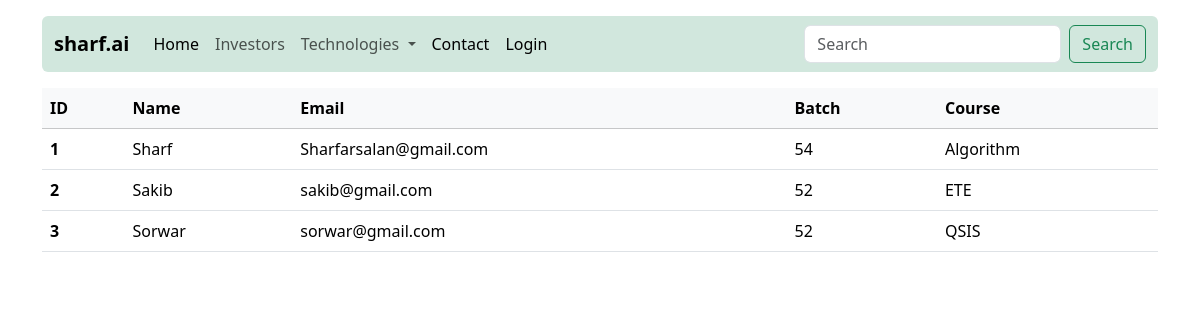
Screenshot of /investor/ with the database file from the repository.
### courses/models.py (models this page shows, shortened)
class Student(models.Model):
    student_id = models.IntegerField()
    student_name = models.CharField(max_length=25)
    student_email = models.EmailField(max_length=29)
    batch = models.IntegerField()
    course = models.CharField(max_length=43)

### courses/views.py (the view)
# urls.py: path('investor/', views.investor, name='investor'),
def investor(request):
    sdetails = Student.objects.all()
    return render(request, 'courses/investor.html', {'std': sdetails})

### templates/courses/investor.html (shortened to what this page needs)
{% extends 'common_code/base.html' %}
{% load static %}
{% block content %}
<div class="container mt-3">
  <div class="row">
    <div class="col-12">
      {% if std %}
      <table class="table table-hover">
        <thead class="table-light">
          <tr>
            <th scope="col">ID</th>
            <th scope="col">Name</th>
            <th scope="col">Email</th>
            <th scope="col">Batch</th>
            <th scope="col">Course</th>
          </tr>
        </thead>
        <tbody>
          {% for s in std %}
          <tr>
            <th scope="row">{{s.student_id}}</th>
            <td>{{s.student_name}}</td>
            <td>{{s.student_email}}</td>
            <td>{{s.batch}}</td>
            <td>{{s.course}}</td>
          </tr>
          {% endfor %}
        </tbody>
      </table>
      {% else %}
      <h2>No data available.</h2>
      {% endif %}
    </div>
  </div>
</div>
{% endblock content %}

### templates/common_code/base.html (shortened to what this page needs)
<!DOCTYPE html>
{% load static %}
<html lang="en">
<head>
    <link rel="stylesheet" href="{% static 'CSS/bootstrap.min.css' %}">
</head>
<body>
    <div class="container mt-3 mb-1 sticky-top" style="top: 15px;">
      <div class="row">
        <div class="col-12">
          <nav class="navbar navbar-expand-lg bg-success-subtle rounded-2">
            <div class="container-fluid">
              <a class="navbar-brand" href="{% url 'home' %}"><b>sharf.ai</b></a>
              <div class="collapse navbar-collapse" id="navbarSupportedContent">
                <ul class="navbar-nav me-auto mb-2 mb-lg-0">
                  <li class="nav-item">
                    <a class="nav-link active" aria-current="page" href="{% url 'home' %}">Home</a>
                  </li>
                  <li class="nav-item">
                    <a class="nav-link" href="{% url 'investor' %}">Investors</a>
                  </li>
                  <li class="nav-item dropdown">
                    <a class="nav-link dropdown-toggle" href="#" role="button" data-bs-toggle="dropdown" aria-expanded="false">
                      Technologies
                    </a>
                  </li>
                  <li class="nav-item">
                    <a class="nav-link active" aria-current="page" href="{% url 'form' %}">Contact</a>
                  </li>
                  <li class="nav-item">
                    <a class="nav-link active" aria-current="page" href="{% url 'registration' %}">Login</a>
                  </li>
                </ul>
                <form class="d-flex" role="search">
                  <input class="form-control me-2" type="search" placeholder="Search" aria-label="Search">
                  <button class="btn btn-outline-success" type="submit">Search</button>
                </form>
              </div>
            </div>
          </nav>
        </div>
      </div>
    </div>
    {% block content %}
    {% endblock content %}
</body>
</html>

### rows the page displays
Student: student_id "1", student_name "Sharf", student_email "Sharfarsalan@gmail.com", batch "54", course "Algorithm"
Student: student_id "2", student_name "Sakib", student_email "sakib@gmail.com", batch "52", course "ETE"
Student: student_id "3", student_name "Sorwar", student_email "sorwar@gmail.com", batch "52", course "QSIS"
